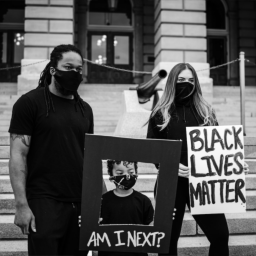
#> input picture Graduação/ProcImage/Aulas/interpolacao/teste.png, 256 x 256 px; the run also reads 1 picture not shown here
$ python histo.py
#> lines starting #> are read from the running program, lines starting #| are printed output that depends on the picture
#> in main, teste is the input picture: shape (256, 256); min 0, max 255, mean 86
import imageio.v3 as iio
import matplotlib
#matplotlib.use("TkAgg")
import matplotlib.pyplot as plt
import numpy as np
import sys

##FUNCÕES DE REALCE
def histograma(img, tam):
    acumulador = np.zeros((tam,))
    h, w = img.shape
    for i in range(h):
        for j in range(w):
            acumulador[img[i, j]] += 1
    return acumulador

def histo_culmut(h, L):
    acumulador = np.zeros((L,))
    acumulador[0] = h[0]
    for i in range(1, L):
        acumulador[i] = acumulador[i - 1] + h[i]
    return acumulador
def normalizacao(img):
    img = (img - img.min())/(img.max() - img.min())
    img *= 255
    return img.astype(np.uint8)

def transf(hc, img):
    h, w = img.shape
    L = 256  # níveis de cinza
    total = float(h * w)
    new_img = np.zeros_like(img, dtype=np.uint8)

    for i in range(h):
        for j in range(w):
            new_val = (L - 1) * hc[img[i, j]] / total
            new_img[i, j] = new_val
    print(new_img. max())
    return new_img

def equaliza_indiv(img):
    img_eq =  np.zeros_like(img)
    h = histograma(img, 256)
    hc = histo_culmut(h, 256)
    img_eq = transf(hc, img)
    return img_eq

def equaliza_conj(imagens):
    h_conjunto = np.zeros(256)
    for img in imagens:
        h_conjunto += histograma(img, 256)
#> this loop made 2 passes
#> (h in histograma, w in histograma) on passes 1 to 2: (256, 256), (256, 256)
#> after the loop, h_conjunto = 256 values, max 2774 at index 10, min 2 at index 255, mean 512
    plt.bar(range(256), h_conjunto)
    plt.show()
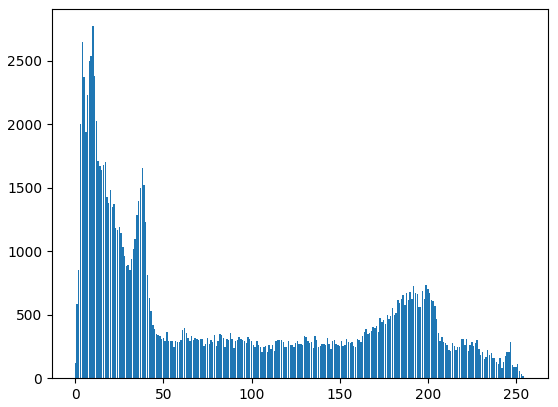
#> figure drawn by matplotlib, 1 panel; tallest bar 2774 high, from x = 9.6 to 10.4
    hc_conjunto = histo_culmut(h_conjunto, 256)
#> after the loop in histo_culmut, `for i in range(1, L):`: acumulador = 256 values from 121 to 131072
#> hc_conjunto = 256 values from 121 to 131072
    plt.bar(range(256), hc_conjunto)
    plt.show()
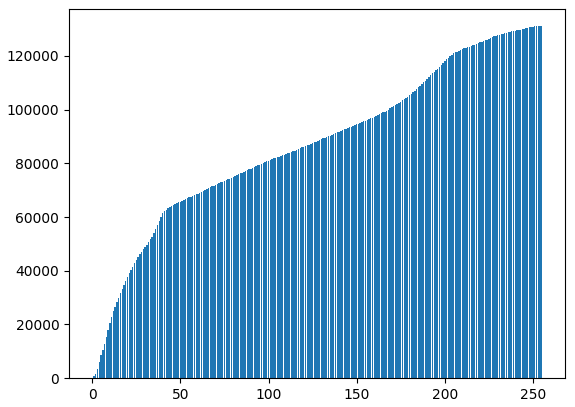
#> figure drawn by matplotlib, 1 panel; tallest bar 131072 high, from x = 254.6 to 255.4
    imagens_eq = [transf(hc_conjunto, img) for img in imagens]
#> after the loop in transf, `for i in range(h):`:
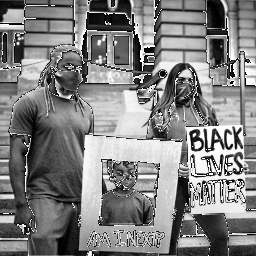
#> new_img: shape (256, 256); min 0, max 255, mean 129
#| 255
#| 255
#> imagens_eq = 2 items
    return imagens_eq, hc_conjunto


def main():
    baixa_resol = [iio.imread("teste.png"), iio.imread("teste2.png")]
    teste = iio.imread("teste.png")

    # Equalização conjunta
    img_eqs, h_conj = equaliza_conj(baixa_resol)
#> img_eqs = 2 items; h_conj = 256 values from 121 to 131072


    imagem_eq = equaliza_indiv(teste)
#> in equaliza_indiv, `h = histograma(img, 256)`: h = 256 values, max 1387 at index 10, min 1 at index 255, mean 256
#> in equaliza_indiv, `hc = histo_culmut(h, 256)`: hc = 256 values from 59 to 65536
#> after the loop in transf (call 3), `for i in range(h):`:
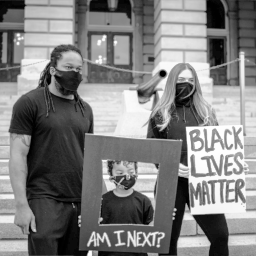
#> new_img: shape (256, 256); min 0, max 255, mean 128
#| 255
    histo_eq = histograma(imagem_eq.astype(np.uint8), 256)
#> histo_eq = 256 values, max 1387 at index 39, min 0 at index 3, mean 256

    plt.imshow(imagem_eq, cmap="gray")
    plt.show()
    # Plotando os resultados
    plt.figure(figsize=(12, 8))

    plt.subplot(2, 2, 1)
    plt.imshow(baixa_resol[0], cmap='gray')
    plt.title('Imagem Original 1')
    plt.axis('off')

    plt.subplot(2, 2, 2)
    plt.imshow(img_eqs[0], cmap='gray')
    plt.title('Imagem Equalizada 1')
    plt.axis('off')

    plt.subplot(2, 2, 3)
    plt.imshow(baixa_resol[1], cmap='gray')
    plt.title('Imagem Original 2')
    plt.axis('off')

    plt.subplot(2, 2, 4)
    plt.imshow(img_eqs[1], cmap='gray')
    plt.title('Imagem Equalizada 2')
    plt.axis('off')

    plt.tight_layout()
    plt.show()

if __name__ == "__main__":
    main()
